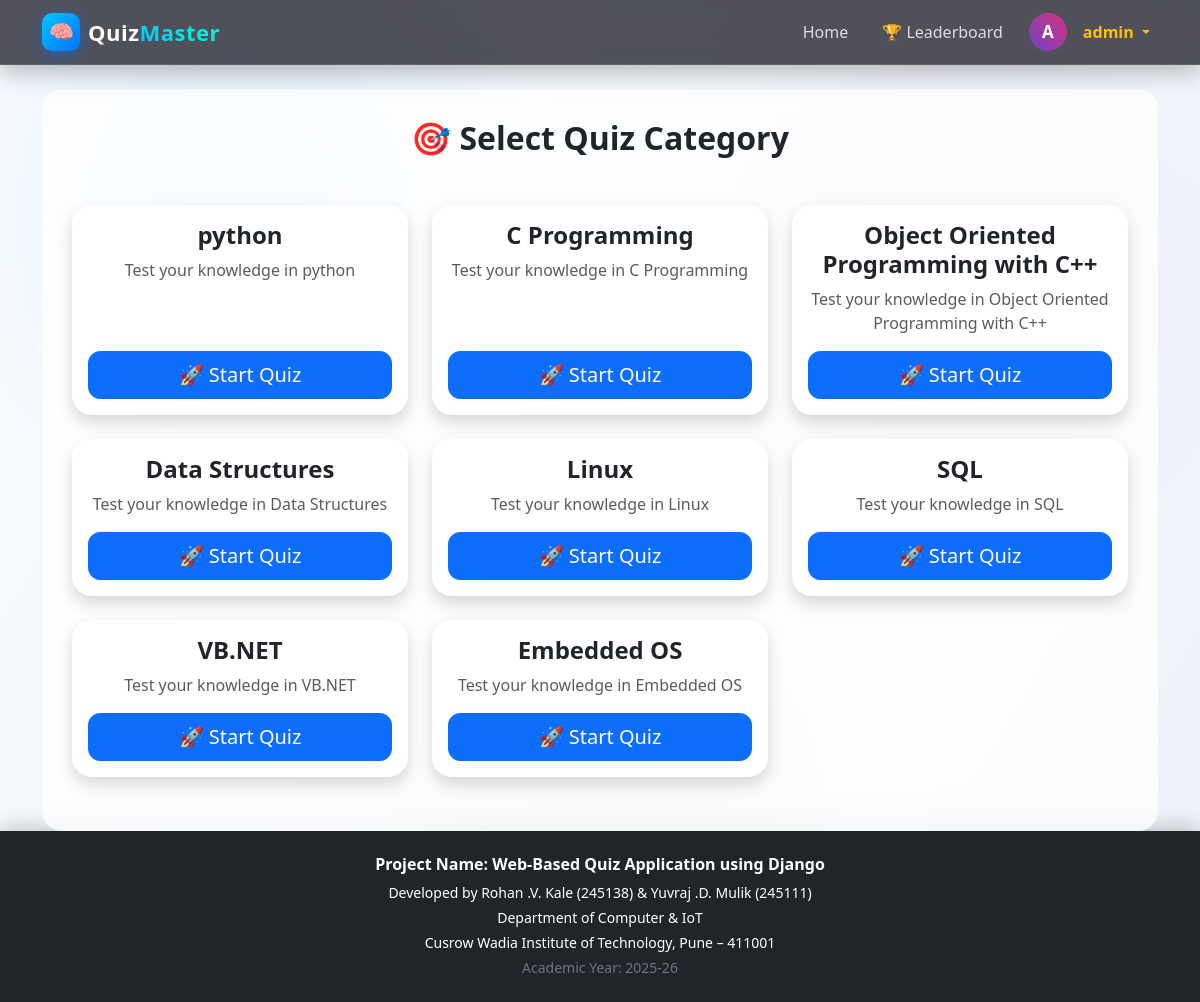
The app's page / (signed in) with its own data.
### quiz/models.py (models this page shows, shortened)
class Category(models.Model):
    name = models.CharField(max_length=100)

### quiz/views.py (the view)
# urls.py: path('', views.home, name='home'),
@login_required
def home(request):
    categories = Category.objects.all()
    return render(request, 'quiz/home.html', {'categories': categories})

### quiz/templates/quiz/home.html (shortened to what this page needs)
{% extends 'quiz/base.html' %}
{% block content %}
<div class="glass-section">
<h2 class="text-center fw-bold mb-5">🎯 Select Quiz Category</h2>
<div class="row">
{% for category in categories %}
<div class="col-md-4 mb-4">
<div class="card shadow border-0 h-100 text-center"
style="border-radius:20px; transition:.3s;">
<div class="card-body d-flex flex-column justify-content-center">
<h4 class="fw-bold">{{ category.name }}</h4>
<p class="text-muted">
Test your knowledge in {{ category.name }}
</p>
<a href="{% url 'quiz' category.id %}"
class="btn btn-primary btn-lg mt-auto"
style="border-radius:12px;">
🚀 Start Quiz
</a>
</div>
</div>
</div>
{% endfor %}
</div>
</div>
{% endblock %}

### quiz/templates/quiz/base.html (shortened to what this page needs)
<!DOCTYPE html>
<html lang="en">
<head>
<link href="https://cdn.jsdelivr.net/npm/bootstrap@5.3.2/dist/css/bootstrap.min.css" rel="stylesheet">
</head>
<body class="d-flex flex-column min-vh-100">
<nav class="navbar navbar-expand-lg premium-navbar sticky-top">
<div class="container">
<a class="navbar-brand premium-logo d-flex align-items-center" href="{% url 'home' %}">
    <div class="logo-icon">🧠</div>
    <div class="logo-text ms-2">
        Quiz<span>Master</span>
    </div>
</a>
<div class="collapse navbar-collapse" id="navbarNav">
<ul class="navbar-nav ms-auto align-items-center">
{% if user.is_authenticated %}
<li class="nav-item">
<a class="nav-link premium-link" href="{% url 'home' %}">Home</a>
</li>
<li class="nav-item">
<a class="nav-link premium-link" href="{% url 'leaderboard' %}">🏆 Leaderboard</a>
</li>
<li class="nav-item dropdown d-flex align-items-center">
{% with user.socialaccount_set.all.0 as social %}
{% if social %}
<img src="{{ social.get_avatar_url }}" class="avatar-img">
{% else %}
<div class="avatar-circle">
{{ user.username|first|upper }}
</div>
{% endif %}
{% endwith %}
<a class="nav-link dropdown-toggle username-text"
href="#"
data-bs-toggle="dropdown">
{{ user.username }}
</a>
</li>
{% endif %}
</ul>
</div>
</div>
</nav>
<div class="container mt-4">
{% block content %}{% endblock %}
</div>
<footer class="bg-dark text-white text-center py-4 mt-auto">
<h6 class="fw-semibold mb-2">
Project Name: Web-Based Quiz Application using Django
</h6>
<p class="small mb-1">
Developed by Rohan .V. Kale (245138) & Yuvraj .D. Mulik (245111)
</p>
<p class="small mb-1">
Department of Computer & IoT
</p>
<p class="small mb-1">
Cusrow Wadia Institute of Technology, Pune – 411001
</p>
<p class="small text-secondary mb-0">
Academic Year: 2025-26
</p>
</footer>
</body>
</html>

### quiz/templates/quiz/base.html (style rules this page uses)
body { background: radial-gradient(circle at 20% 20%, #e3f2fd 0%, transparent 25%), radial-gradient(circle at 80% 30%, #ede7f6 0%, transparent 25%), radial-gradient(circle at 50% 80%, #e8f5e9 0%, transparent 25%), linear-gradient(120deg,#f8fbff,#eef3f9); }
.premium-navbar { background: rgba(25,25,35,0.75); backdrop-filter: blur(12px); border-bottom:1px solid rgba(255,255,255,0.1); box-shadow:0 8px 25px rgba(0,0,0,0.25); }
.premium-logo { text-decoration:none; }
.logo-icon { width:38px; height:38px; border-radius:10px; background:linear-gradient(135deg,#00c6ff,#0072ff); display:flex; align-items:center; justify-content:center; font-size:20px; box-shadow:0 4px 15px rgba(0,114,255,0.5); }
.logo-text { font-size:22px; font-weight:700; color:white; letter-spacing:.5px; }
.logo-text span { background:linear-gradient(45deg,#00c6ff,#00ffcc); -webkit-background-clip:text; color:transparent; }
.premium-link { color:#ddd !important; position:relative; margin-right:18px; transition:.3s; }
.premium-link::after { content:''; position:absolute; width:0%; height:2px; background:#00c6ff; bottom:0; left:0; transition:.3s; }
.avatar-circle { width:38px; height:38px; border-radius:50%; background:linear-gradient(45deg,#6f42c1,#d63384); color:white; display:flex; align-items:center; justify-content:center; font-weight:bold; font-size:17px; margin-right:8px; }
.username-text { color:#ffc107 !important; font-weight:600; }
footer { box-shadow:0 -5px 20px rgba(0,0,0,0.2); }
.glass-section { background:rgba(255,255,255,0.75); backdrop-filter:blur(12px); border-radius:20px; padding:30px; }

### records on screen
Category: name "python"
Category: name "C Programming"
Category: name "Object Oriented Programming with C++"
Category: name "Data Structures"
Category: name "Linux"
Category: name "SQL"
Category: name "VB.NET"
Category: name "Embedded OS"

### other values on screen
{{ user.username|first|upper }} "A"
{{ user.username }} "admin"
